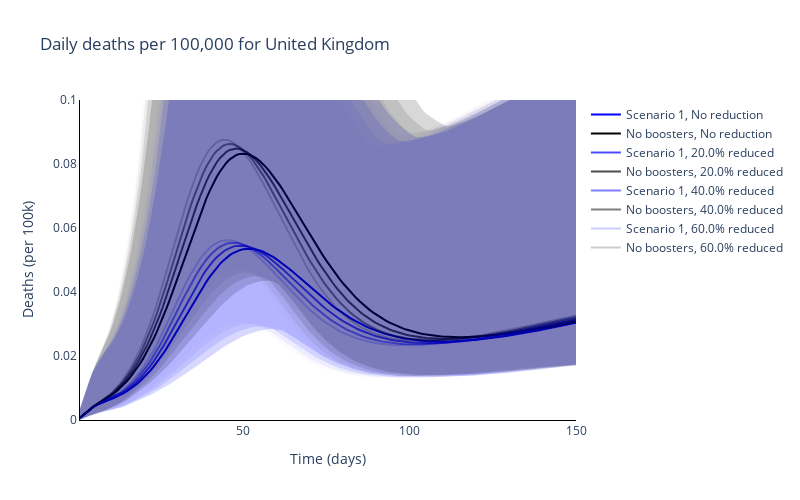
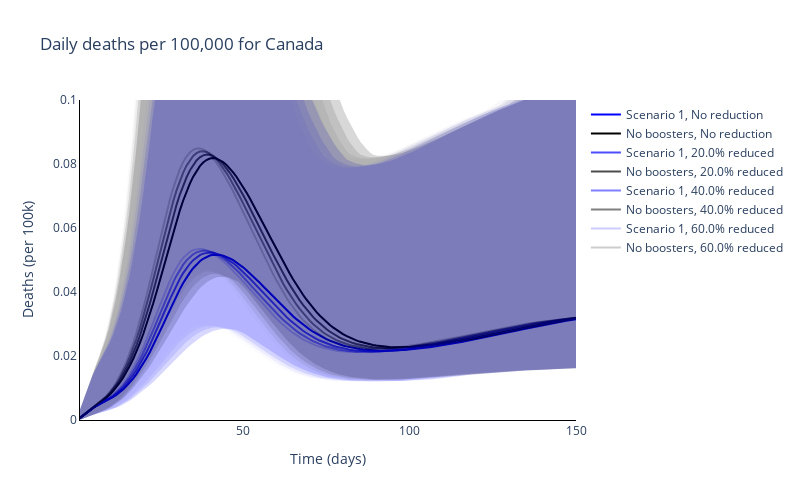
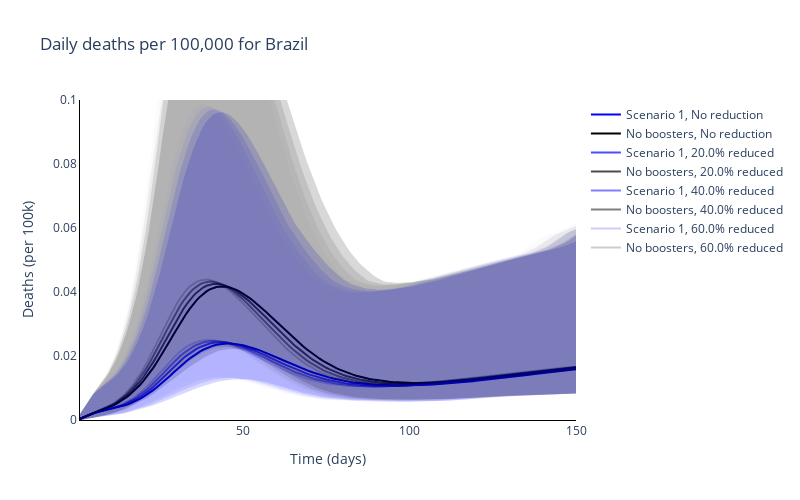
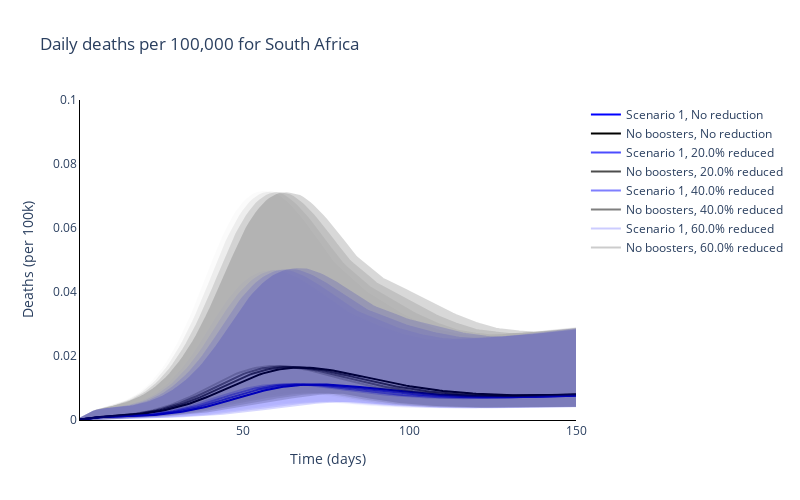

Here is the notebook cell these charts were saved with, in order:
### Markdown cell above
### Plot the time series of numbers of deaths for the different regions

### Code cell
# Trace names - represent the solver used for the simulation
trace_scenario_name = ['Scenario {}'.format(s+1) for s, scenario in enumerate(scenario_names[:-1])] + [scenario_names[-1]]
trace_reduction_name = ['No reduction'] + ['{}% reduced'.format(100 * cv) for cv in changes_vaccine[1:]]

trace_name = [
    '{}, {}'.format(scenario, reduction)
    for reduction in trace_reduction_name for scenario in trace_scenario_name]

# Plot for each region
for r, reg in enumerate(regions):
    fig = go.Figure()
    # Plot for each boosting scenario
    for cv, change_vacc in enumerate(changes_vaccine):
        for s, scenario in enumerate(scenario_names):
            if (s==0) or (s==len(scenario_names)-1):
                fig.add_trace(
                    go.Scatter(
                        y=total_new_deaths_mean[r][cv, s, :],
                        x=times,
                        mode='lines',
                        name=trace_name[s + cv * len(scenario_names)],
                        line=dict(
                            color=colours[s]),
                        opacity=[1, 0.7, 0.5, 0.2][cv]
                    )
                )

    # Plot for each boosting scenario
    for cv, change_vacc in enumerate(changes_vaccine):
        for s, scenario in enumerate(scenario_names):
            if (s==0) or (s==len(scenario_names)-1):
                fig.add_trace(
                    go.Scatter(
                        y=total_new_deaths_upper[r][cv, s, :].tolist() + total_new_deaths_lower[r][cv, s, :].tolist()[::-1],
                        x=times + times[::-1],
                        mode='lines',
                        name=trace_name[s + cv * len(scenario_names)],
                        fill='toself',
                        fillcolor=colours[s],
                        line_color=colours[s],
                        opacity=[0.15, 0.1, 0.05, 0.01][cv],
                        showlegend=False
                    )
                )

    # Add axis labels
    fig.update_layout(
        boxmode='group',
        title='Daily deaths per 100,000 for {}'.format(reg),
        width=800,
        height=500,
        plot_bgcolor='white',
        xaxis=dict(
            linecolor='black',
            title='Time (days)'
            ),
        yaxis=dict(
            linecolor='black',
            title='Deaths (per 100k)',
            range=[0, 0.1]),
        hovermode='x unified'
        )

    fig.write_image('images/report3_overall_vaccine_effects/Overall Initial Deaths for {}.pdf'.format(reg))
    fig.show()

### Figure 1 — Plotly figure (JSON) as saved in the notebook; plotly's stock layout.template omitted (floating-point values rounded to 4 significant figures; data arrays with more than 128 entries replaced by an {"elided": "..."} marker saying what was removed)
{"data": [{"line": {"color": "blue"}, "mode": "lines", "name": "Scenario 1, No reduction", "opacity": 1, "type": "scatter", "x": {"elided": "150 int values"}, "y": {"elided": "150 float values"}}, {"line": {"color": "black"}, "mode": "lines", "name": "No boosters, No reduction", "opacity": 1, "type": "scatter", "x": {"elided": "150 int values"}, "y": {"elided": "150 float values"}}, {"line": {"color": "blue"}, "mode": "lines", "name": "Scenario 1, 20.0% reduced", "opacity": 0.7, "type": "scatter", "x": {"elided": "150 int values"}, "y": {"elided": "150 float values"}}, {"line": {"color": "black"}, "mode": "lines", "name": "No boosters, 20.0% reduced", "opacity": 0.7, "type": "scatter", "x": {"elided": "150 int values"}, "y": {"elided": "150 float values"}}, {"line": {"color": "blue"}, "mode": "lines", "name": "Scenario 1, 40.0% reduced", "opacity": 0.5, "type": "scatter", "x": {"elided": "150 int values"}, "y": {"elided": "150 float values"}}, {"line": {"color": "black"}, "mode": "lines", "name": "No boosters, 40.0% reduced", "opacity": 0.5, "type": "scatter", "x": {"elided": "150 int values"}, "y": {"elided": "150 float values"}}, {"line": {"color": "blue"}, "mode": "lines", "name": "Scenario 1, 60.0% reduced", "opacity": 0.2, "type": "scatter", "x": {"elided": "150 int values"}, "y": {"elided": "150 float values"}}, {"line": {"color": "black"}, "mode": "lines", "name": "No boosters, 60.0% reduced", "opacity": 0.2, "type": "scatter", "x": {"elided": "150 int values"}, "y": {"elided": "150 float values"}}, {"fill": "toself", "fillcolor": "blue", "line": {"color": "blue"}, "mode": "lines", "name": "Scenario 1, No reduction", "opacity": 0.15, "showlegend": false, "type": "scatter", "x": {"elided": "300 int values"}, "y": {"elided": "300 float values"}}, {"fill": "toself", "fillcolor": "black", "line": {"color": "black"}, "mode": "lines", "name": "No boosters, No reduction", "opacity": 0.15, "showlegend": false, "type": "scatter", "x": {"elided": "300 int values"}, "y": {"elided": "300 float values"}}, {"fill": "toself", "fillcolor": "blue", "line": {"color": "blue"}, "mode": "lines", "name": "Scenario 1, 20.0% reduced", "opacity": 0.1, "showlegend": false, "type": "scatter", "x": {"elided": "300 int values"}, "y": {"elided": "300 float values"}}, {"fill": "toself", "fillcolor": "black", "line": {"color": "black"}, "mode": "lines", "name": "No boosters, 20.0% reduced", "opacity": 0.1, "showlegend": false, "type": "scatter", "x": {"elided": "300 int values"}, "y": {"elided": "300 float values"}}, {"fill": "toself", "fillcolor": "blue", "line": {"color": "blue"}, "mode": "lines", "name": "Scenario 1, 40.0% reduced", "opacity": 0.05, "showlegend": false, "type": "scatter", "x": {"elided": "300 int values"}, "y": {"elided": "300 float values"}}, {"fill": "toself", "fillcolor": "black", "line": {"color": "black"}, "mode": "lines", "name": "No boosters, 40.0% reduced", "opacity": 0.05, "showlegend": false, "type": "scatter", "x": {"elided": "300 int values"}, "y": {"elided": "300 float values"}}, {"fill": "toself", "fillcolor": "blue", "line": {"color": "blue"}, "mode": "lines", "name": "Scenario 1, 60.0% reduced", "opacity": 0.01, "showlegend": false, "type": "scatter", "x": {"elided": "300 int values"}, "y": {"elided": "300 float values"}}, {"fill": "toself", "fillcolor": "black", "line": {"color": "black"}, "mode": "lines", "name": "No boosters, 60.0% reduced", "opacity": 0.01, "showlegend": false, "type": "scatter", "x": {"elided": "300 int values"}, "y": {"elided": "300 float values"}}], "layout": {"boxmode": "group", "height": 500, "hovermode": "x unified", "plot_bgcolor": "white", "title": {"text": "Daily deaths per 100,000 for United Kingdom"}, "width": 800, "xaxis": {"linecolor": "black", "title": {"text": "Time (days)"}}, "yaxis": {"linecolor": "black", "range": [0, 0.1], "title": {"text": "Deaths (per 100k)"}}}}

### Figure 2 — Plotly figure (JSON) as saved in the notebook; plotly's stock layout.template omitted (floating-point values rounded to 4 significant figures; data arrays with more than 128 entries replaced by an {"elided": "..."} marker saying what was removed)
{"data": [{"line": {"color": "blue"}, "mode": "lines", "name": "Scenario 1, No reduction", "opacity": 1, "type": "scatter", "x": {"elided": "150 int values"}, "y": {"elided": "150 float values"}}, {"line": {"color": "black"}, "mode": "lines", "name": "No boosters, No reduction", "opacity": 1, "type": "scatter", "x": {"elided": "150 int values"}, "y": {"elided": "150 float values"}}, {"line": {"color": "blue"}, "mode": "lines", "name": "Scenario 1, 20.0% reduced", "opacity": 0.7, "type": "scatter", "x": {"elided": "150 int values"}, "y": {"elided": "150 float values"}}, {"line": {"color": "black"}, "mode": "lines", "name": "No boosters, 20.0% reduced", "opacity": 0.7, "type": "scatter", "x": {"elided": "150 int values"}, "y": {"elided": "150 float values"}}, {"line": {"color": "blue"}, "mode": "lines", "name": "Scenario 1, 40.0% reduced", "opacity": 0.5, "type": "scatter", "x": {"elided": "150 int values"}, "y": {"elided": "150 float values"}}, {"line": {"color": "black"}, "mode": "lines", "name": "No boosters, 40.0% reduced", "opacity": 0.5, "type": "scatter", "x": {"elided": "150 int values"}, "y": {"elided": "150 float values"}}, {"line": {"color": "blue"}, "mode": "lines", "name": "Scenario 1, 60.0% reduced", "opacity": 0.2, "type": "scatter", "x": {"elided": "150 int values"}, "y": {"elided": "150 float values"}}, {"line": {"color": "black"}, "mode": "lines", "name": "No boosters, 60.0% reduced", "opacity": 0.2, "type": "scatter", "x": {"elided": "150 int values"}, "y": {"elided": "150 float values"}}, {"fill": "toself", "fillcolor": "blue", "line": {"color": "blue"}, "mode": "lines", "name": "Scenario 1, No reduction", "opacity": 0.15, "showlegend": false, "type": "scatter", "x": {"elided": "300 int values"}, "y": {"elided": "300 float values"}}, {"fill": "toself", "fillcolor": "black", "line": {"color": "black"}, "mode": "lines", "name": "No boosters, No reduction", "opacity": 0.15, "showlegend": false, "type": "scatter", "x": {"elided": "300 int values"}, "y": {"elided": "300 float values"}}, {"fill": "toself", "fillcolor": "blue", "line": {"color": "blue"}, "mode": "lines", "name": "Scenario 1, 20.0% reduced", "opacity": 0.1, "showlegend": false, "type": "scatter", "x": {"elided": "300 int values"}, "y": {"elided": "300 float values"}}, {"fill": "toself", "fillcolor": "black", "line": {"color": "black"}, "mode": "lines", "name": "No boosters, 20.0% reduced", "opacity": 0.1, "showlegend": false, "type": "scatter", "x": {"elided": "300 int values"}, "y": {"elided": "300 float values"}}, {"fill": "toself", "fillcolor": "blue", "line": {"color": "blue"}, "mode": "lines", "name": "Scenario 1, 40.0% reduced", "opacity": 0.05, "showlegend": false, "type": "scatter", "x": {"elided": "300 int values"}, "y": {"elided": "300 float values"}}, {"fill": "toself", "fillcolor": "black", "line": {"color": "black"}, "mode": "lines", "name": "No boosters, 40.0% reduced", "opacity": 0.05, "showlegend": false, "type": "scatter", "x": {"elided": "300 int values"}, "y": {"elided": "300 float values"}}, {"fill": "toself", "fillcolor": "blue", "line": {"color": "blue"}, "mode": "lines", "name": "Scenario 1, 60.0% reduced", "opacity": 0.01, "showlegend": false, "type": "scatter", "x": {"elided": "300 int values"}, "y": {"elided": "300 float values"}}, {"fill": "toself", "fillcolor": "black", "line": {"color": "black"}, "mode": "lines", "name": "No boosters, 60.0% reduced", "opacity": 0.01, "showlegend": false, "type": "scatter", "x": {"elided": "300 int values"}, "y": {"elided": "300 float values"}}], "layout": {"boxmode": "group", "height": 500, "hovermode": "x unified", "plot_bgcolor": "white", "title": {"text": "Daily deaths per 100,000 for Canada"}, "width": 800, "xaxis": {"linecolor": "black", "title": {"text": "Time (days)"}}, "yaxis": {"linecolor": "black", "range": [0, 0.1], "title": {"text": "Deaths (per 100k)"}}}}

### Figure 3 — Plotly figure (JSON) as saved in the notebook; plotly's stock layout.template omitted (floating-point values rounded to 4 significant figures; data arrays with more than 128 entries replaced by an {"elided": "..."} marker saying what was removed)
{"data": [{"line": {"color": "blue"}, "mode": "lines", "name": "Scenario 1, No reduction", "opacity": 1, "type": "scatter", "x": {"elided": "150 int values"}, "y": {"elided": "150 float values"}}, {"line": {"color": "black"}, "mode": "lines", "name": "No boosters, No reduction", "opacity": 1, "type": "scatter", "x": {"elided": "150 int values"}, "y": {"elided": "150 float values"}}, {"line": {"color": "blue"}, "mode": "lines", "name": "Scenario 1, 20.0% reduced", "opacity": 0.7, "type": "scatter", "x": {"elided": "150 int values"}, "y": {"elided": "150 float values"}}, {"line": {"color": "black"}, "mode": "lines", "name": "No boosters, 20.0% reduced", "opacity": 0.7, "type": "scatter", "x": {"elided": "150 int values"}, "y": {"elided": "150 float values"}}, {"line": {"color": "blue"}, "mode": "lines", "name": "Scenario 1, 40.0% reduced", "opacity": 0.5, "type": "scatter", "x": {"elided": "150 int values"}, "y": {"elided": "150 float values"}}, {"line": {"color": "black"}, "mode": "lines", "name": "No boosters, 40.0% reduced", "opacity": 0.5, "type": "scatter", "x": {"elided": "150 int values"}, "y": {"elided": "150 float values"}}, {"line": {"color": "blue"}, "mode": "lines", "name": "Scenario 1, 60.0% reduced", "opacity": 0.2, "type": "scatter", "x": {"elided": "150 int values"}, "y": {"elided": "150 float values"}}, {"line": {"color": "black"}, "mode": "lines", "name": "No boosters, 60.0% reduced", "opacity": 0.2, "type": "scatter", "x": {"elided": "150 int values"}, "y": {"elided": "150 float values"}}, {"fill": "toself", "fillcolor": "blue", "line": {"color": "blue"}, "mode": "lines", "name": "Scenario 1, No reduction", "opacity": 0.15, "showlegend": false, "type": "scatter", "x": {"elided": "300 int values"}, "y": {"elided": "300 float values"}}, {"fill": "toself", "fillcolor": "black", "line": {"color": "black"}, "mode": "lines", "name": "No boosters, No reduction", "opacity": 0.15, "showlegend": false, "type": "scatter", "x": {"elided": "300 int values"}, "y": {"elided": "300 float values"}}, {"fill": "toself", "fillcolor": "blue", "line": {"color": "blue"}, "mode": "lines", "name": "Scenario 1, 20.0% reduced", "opacity": 0.1, "showlegend": false, "type": "scatter", "x": {"elided": "300 int values"}, "y": {"elided": "300 float values"}}, {"fill": "toself", "fillcolor": "black", "line": {"color": "black"}, "mode": "lines", "name": "No boosters, 20.0% reduced", "opacity": 0.1, "showlegend": false, "type": "scatter", "x": {"elided": "300 int values"}, "y": {"elided": "300 float values"}}, {"fill": "toself", "fillcolor": "blue", "line": {"color": "blue"}, "mode": "lines", "name": "Scenario 1, 40.0% reduced", "opacity": 0.05, "showlegend": false, "type": "scatter", "x": {"elided": "300 int values"}, "y": {"elided": "300 float values"}}, {"fill": "toself", "fillcolor": "black", "line": {"color": "black"}, "mode": "lines", "name": "No boosters, 40.0% reduced", "opacity": 0.05, "showlegend": false, "type": "scatter", "x": {"elided": "300 int values"}, "y": {"elided": "300 float values"}}, {"fill": "toself", "fillcolor": "blue", "line": {"color": "blue"}, "mode": "lines", "name": "Scenario 1, 60.0% reduced", "opacity": 0.01, "showlegend": false, "type": "scatter", "x": {"elided": "300 int values"}, "y": {"elided": "300 float values"}}, {"fill": "toself", "fillcolor": "black", "line": {"color": "black"}, "mode": "lines", "name": "No boosters, 60.0% reduced", "opacity": 0.01, "showlegend": false, "type": "scatter", "x": {"elided": "300 int values"}, "y": {"elided": "300 float values"}}], "layout": {"boxmode": "group", "height": 500, "hovermode": "x unified", "plot_bgcolor": "white", "title": {"text": "Daily deaths per 100,000 for Brazil"}, "width": 800, "xaxis": {"linecolor": "black", "title": {"text": "Time (days)"}}, "yaxis": {"linecolor": "black", "range": [0, 0.1], "title": {"text": "Deaths (per 100k)"}}}}

### Figure 4 — Plotly figure (JSON) as saved in the notebook; plotly's stock layout.template omitted (floating-point values rounded to 4 significant figures; data arrays with more than 128 entries replaced by an {"elided": "..."} marker saying what was removed)
{"data": [{"line": {"color": "blue"}, "mode": "lines", "name": "Scenario 1, No reduction", "opacity": 1, "type": "scatter", "x": {"elided": "150 int values"}, "y": {"elided": "150 float values"}}, {"line": {"color": "black"}, "mode": "lines", "name": "No boosters, No reduction", "opacity": 1, "type": "scatter", "x": {"elided": "150 int values"}, "y": {"elided": "150 float values"}}, {"line": {"color": "blue"}, "mode": "lines", "name": "Scenario 1, 20.0% reduced", "opacity": 0.7, "type": "scatter", "x": {"elided": "150 int values"}, "y": {"elided": "150 float values"}}, {"line": {"color": "black"}, "mode": "lines", "name": "No boosters, 20.0% reduced", "opacity": 0.7, "type": "scatter", "x": {"elided": "150 int values"}, "y": {"elided": "150 float values"}}, {"line": {"color": "blue"}, "mode": "lines", "name": "Scenario 1, 40.0% reduced", "opacity": 0.5, "type": "scatter", "x": {"elided": "150 int values"}, "y": {"elided": "150 float values"}}, {"line": {"color": "black"}, "mode": "lines", "name": "No boosters, 40.0% reduced", "opacity": 0.5, "type": "scatter", "x": {"elided": "150 int values"}, "y": {"elided": "150 float values"}}, {"line": {"color": "blue"}, "mode": "lines", "name": "Scenario 1, 60.0% reduced", "opacity": 0.2, "type": "scatter", "x": {"elided": "150 int values"}, "y": {"elided": "150 float values"}}, {"line": {"color": "black"}, "mode": "lines", "name": "No boosters, 60.0% reduced", "opacity": 0.2, "type": "scatter", "x": {"elided": "150 int values"}, "y": {"elided": "150 float values"}}, {"fill": "toself", "fillcolor": "blue", "line": {"color": "blue"}, "mode": "lines", "name": "Scenario 1, No reduction", "opacity": 0.15, "showlegend": false, "type": "scatter", "x": {"elided": "300 int values"}, "y": {"elided": "300 float values"}}, {"fill": "toself", "fillcolor": "black", "line": {"color": "black"}, "mode": "lines", "name": "No boosters, No reduction", "opacity": 0.15, "showlegend": false, "type": "scatter", "x": {"elided": "300 int values"}, "y": {"elided": "300 float values"}}, {"fill": "toself", "fillcolor": "blue", "line": {"color": "blue"}, "mode": "lines", "name": "Scenario 1, 20.0% reduced", "opacity": 0.1, "showlegend": false, "type": "scatter", "x": {"elided": "300 int values"}, "y": {"elided": "300 float values"}}, {"fill": "toself", "fillcolor": "black", "line": {"color": "black"}, "mode": "lines", "name": "No boosters, 20.0% reduced", "opacity": 0.1, "showlegend": false, "type": "scatter", "x": {"elided": "300 int values"}, "y": {"elided": "300 float values"}}, {"fill": "toself", "fillcolor": "blue", "line": {"color": "blue"}, "mode": "lines", "name": "Scenario 1, 40.0% reduced", "opacity": 0.05, "showlegend": false, "type": "scatter", "x": {"elided": "300 int values"}, "y": {"elided": "300 float values"}}, {"fill": "toself", "fillcolor": "black", "line": {"color": "black"}, "mode": "lines", "name": "No boosters, 40.0% reduced", "opacity": 0.05, "showlegend": false, "type": "scatter", "x": {"elided": "300 int values"}, "y": {"elided": "300 float values"}}, {"fill": "toself", "fillcolor": "blue", "line": {"color": "blue"}, "mode": "lines", "name": "Scenario 1, 60.0% reduced", "opacity": 0.01, "showlegend": false, "type": "scatter", "x": {"elided": "300 int values"}, "y": {"elided": "300 float values"}}, {"fill": "toself", "fillcolor": "black", "line": {"color": "black"}, "mode": "lines", "name": "No boosters, 60.0% reduced", "opacity": 0.01, "showlegend": false, "type": "scatter", "x": {"elided": "300 int values"}, "y": {"elided": "300 float values"}}], "layout": {"boxmode": "group", "height": 500, "hovermode": "x unified", "plot_bgcolor": "white", "title": {"text": "Daily deaths per 100,000 for South Africa"}, "width": 800, "xaxis": {"linecolor": "black", "title": {"text": "Time (days)"}}, "yaxis": {"linecolor": "black", "range": [0, 0.1], "title": {"text": "Deaths (per 100k)"}}}}
